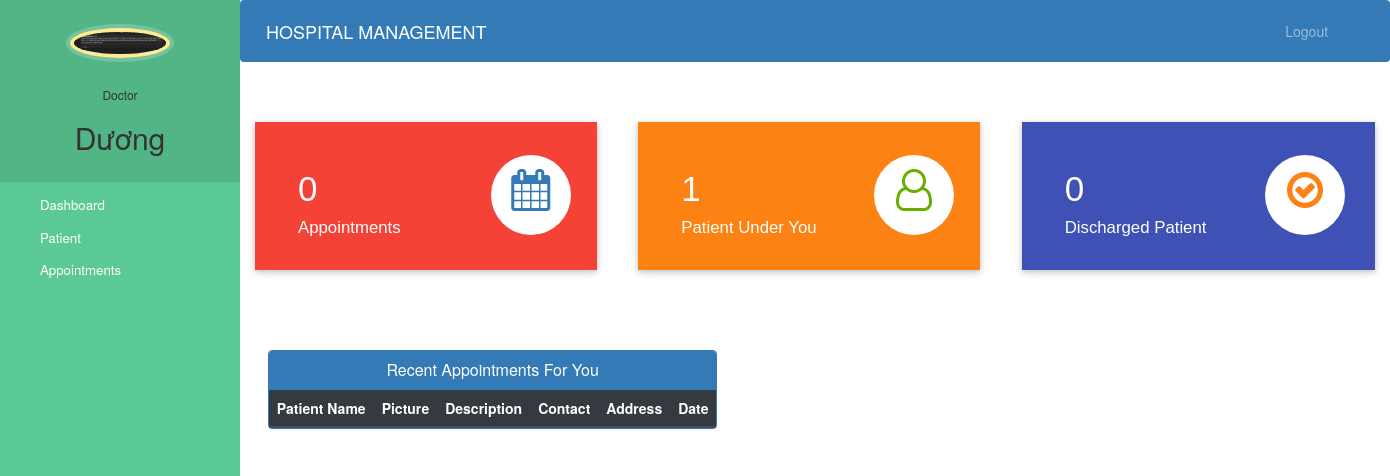
/doctor-dashboard (signed in), run on an earlier commit of the app's database.
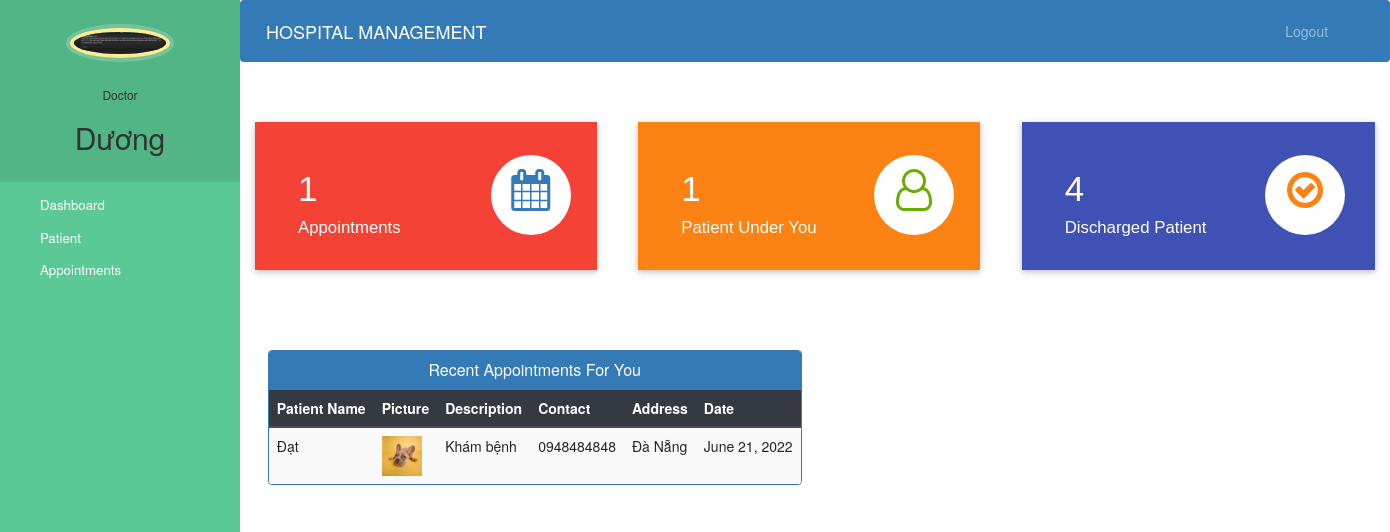
And on a later commit of the database.
### hospital/models.py (models this page shows, shortened)
class Appointment(models.Model):
    patientId=models.PositiveIntegerField(null=True)
    doctorId=models.PositiveIntegerField(null=True)
    patientName=models.CharField(max_length=40,null=True)
    doctorName=models.CharField(max_length=40,null=True)
    appointmentDate=models.DateField(auto_now=True)
    description=models.TextField(max_length=500)
    status=models.BooleanField(default=False)

class Patient(models.Model):
    user=models.OneToOneField(User,on_delete=models.CASCADE)
    profile_pic= models.ImageField(upload_to='profile_pic/PatientProfilePic/',null=True,blank=True)
    address = models.CharField(max_length=40)
    mobile = models.CharField(max_length=20,null=False)
    symptoms = models.CharField(max_length=100,null=False)
    assignedDoctorId = models.PositiveIntegerField(null=True)
    admitDate=models.DateField(auto_now=True)
    status=models.BooleanField(default=False)

### hospital/views.py (the view)
# urls.py: path('doctor-dashboard', views.doctor_dashboard_view,name='doctor-dashboard'),
@login_required(login_url='doctorlogin')
@user_passes_test(is_doctor)
def doctor_dashboard_view(request):
    patientcount=models.Patient.objects.all().filter(status=True,assignedDoctorId=request.user.id).count()
    appointmentcount=models.Appointment.objects.all().filter(status=True,doctorId=request.user.id).count()
    patientdischarged=models.PatientDischargeDetails.objects.all().distinct().filter(assignedDoctorName=request.user.first_name).count()
    appointments=models.Appointment.objects.all().filter(status=True,doctorId=request.user.id).order_by('-id')
    patientid=[]
    for a in appointments:
        patientid.append(a.patientId)
    patients=models.Patient.objects.all().filter(status=True,user_id__in=patientid).order_by('-id')
    appointments=zip(appointments,patients)
    mydict={
    'patientcount':patientcount,
    'appointmentcount':appointmentcount,
    'patientdischarged':patientdischarged,
    'appointments':appointments,
    'doctor':models.Doctor.objects.get(user_id=request.user.id), #for profile picture of doctor in sidebar
    }
    return render(request,'hospital/doctor_dashboard.html',context=mydict)

### hospital/views.py (called while the page is built)
def is_doctor(user):
    return user.groups.filter(name='DOCTOR').exists()

### templates/hospital/doctor_dashboard.html
{% extends 'hospital/doctor_base.html' %}
{% load static %}
{% block content %}
{%include 'hospital/doctor_dashboard_cards.html'%}
<br><br><br><br>
<div class="container">
  <div class="row">
    <div class="panel panel-primary" style="margin-left:2%;">
      <div class="panel-heading" style="text-align:center;">
        <h6 class="panel-title">Recent Appointments For You</h6>
      </div>
      <table class="table table-hover table-striped" id="dev-table">
        <thead class="thead-dark">
          <tr>
            <th>Patient Name</th>
            <th>Picture</th>
            <th>Description</th>
            <th>Contact</th>
            <th>Address</th>
            <th>Date</th>
          </tr>
        </thead>
        {% for a,p in appointments %}
        <tr>
          <td>{{a.patientName}}</td>
          <td> <img src="{% static p.profile_pic.url %}" alt="Profile Pic" height="40px" width="40px" /></td>
          <td>{{a.description}}</td>
          <td>{{p.mobile}}</td>
          <td>{{p.address}}</td>
          <td>{{a.appointmentDate}}</td>
        </tr>
        {% endfor %}
      </table>
    </div>
  </div>
</div>
{% endblock content %}

What changed in the data, as far as the page shows it:
added Appointment: patientName "Đạt", profile_pic (picture), description "Khám bệnh", mobile "0948484848", address "Đà Nẵng", appointmentDate "June 21, 2022"
Also different on the page:
{{ appointmentcount }}: "0" → "1"
{{ patientdischarged }}: "0" → "4"
